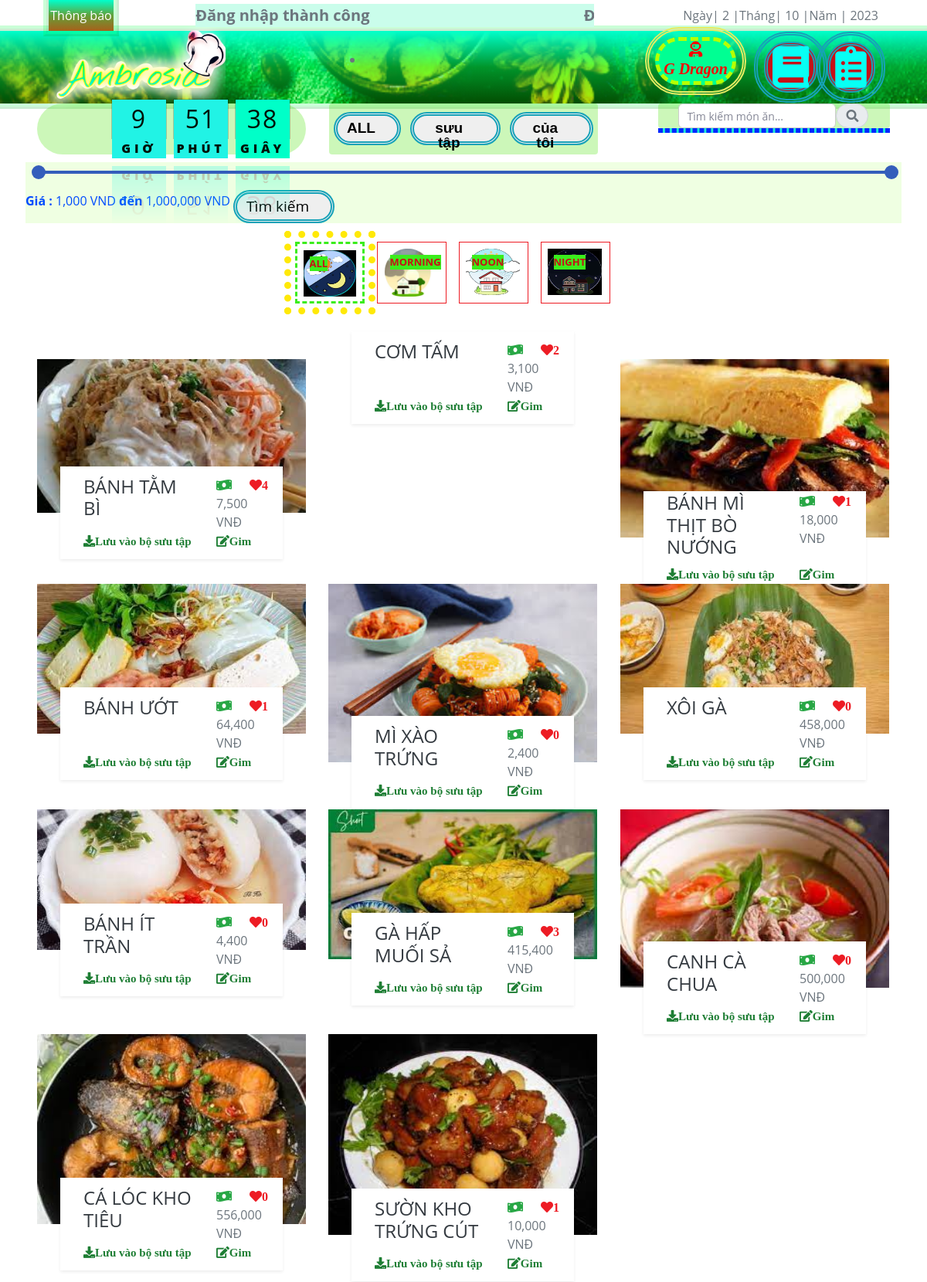
The page /?act=taikhoan (signed in) on the database its author committed.
### tables this page shows
CREATE TABLE `sanpham` (
  `MaSP` int(11) NOT NULL,
  `MaDM` int(11) NOT NULL,
  `TenSP` varchar(70) NOT NULL,
  `MoTa` text NOT NULL,
  `CachLam` text NOT NULL,
  `HinhAnh1` varchar(200) NOT NULL,
  `HinhAnh2` varchar(255) DEFAULT NULL,
  `HinhAnh3` varchar(255) DEFAULT NULL,
  `TrangThai` int(11) NOT NULL,
  `ThoiGian` datetime DEFAULT NULL
);

### Controllers/HomeController.php (called while the page is built, shortened)
<?php
require_once("Models/home.php");
class HomeController
{
    var $home_model;
    public function __construct()
    {
       $this->home_model = new Home();
    }
    function list()
    {
        $in="";
        $data_sanpham1 = $this->home_model->sanpham_danhmuc(0,8,1,$in);
        $data_sanpham2 = $this->home_model->sanpham_danhmuc(0,8,2,$in);
        $data_sanpham3 = $this->home_model->sanpham_danhmuc(0,8,3,$in);
        require_once('Views/index.php');
    }
}

### Models/connection.php (called while the page is built, shortened)
<?php
    class connection{
        function __construct()
        {
            $severname ="localhost";
            $username ="root";
            $password ="tin123";
            $db_name ="dacs2";
            $this->conn = new mysqli($severname,$username,$password,$db_name);
        }
    }
?>

### Models/model.php (called while the page is built, shortened)
<?php
require_once("connection.php");
class model
{
    function __construct()
    {
        $conn_obj = new connection();
        $this->conn = $conn_obj->conn;
    }
    function danhmuc()
    {
        $query =  "SELECT * from DanhMuc ";
        require("result.php");
        return $data;
    }
    function sanpham_danhmuc($a, $b, $danhmuc,$in)
    {
        $query =   "SELECT sanpham.*,danhmuc.TenDM, (SELECT(SUM(sanpham_nguyenlieu.Sl_SPNL*nguyenlieu.GiaNL)) FROM sanpham_nguyenlieu INNER JOIN nguyenlieu ON sanpham_nguyenlieu.MaNL=nguyenlieu.MaNL WHERE sanpham.MaSP=sanpham_nguyenlieu.MaSP) AS DonGia , (SELECT COUNT(nguoidung_sanpham.MaSP)  FROM `nguoidung_sanpham`  WHERE  nguoidung_sanpham.TenSP LIKE sanpham.TenSP)  AS tt FROM sanpham INNER JOIN danhmuc ON sanpham.MaDM=danhmuc.MaDM WHERE sanpham.TrangThai = 1  and sanpham.MaDM = $danhmuc $in ORDER BY tt DESC limit $a,$b";
        require("result.php");
        return $data;
    }
}

### Models/result.php (called while the page is built)
<?php
$result = $this->conn->query($query);
$data = array();
while ($row = $result->fetch_assoc()) {
    $data[] = $row;
}
?>

### Views/home/home.php (the view, shortened to what this page needs)
<?php
require_once("header_home.php")
?>
<div class="container-fluid bg-light py-6 px-5">
    <div class="row gx-5">
        <div class="col-12 text-center">
            <div class="d-inline-block bg-dark-radial text-center pt-4 px-5 mb-5">
                <ul class="ul_ds list-inline mb-0" id="portfolio-flters">
                    <li class="li_ds btn btn-ds btn-outline-primary bg-white p-2 active mx-2 mb-4" data-filter="*">
                        <img id="ds" src="public/img/danh_sach/all.jpg">
                        <div class="position-absolute top-0 start-0 end-0 bottom-0 m-2 d-flex align-items-center justify-content-center" style="background: rgba(4, 15, 40, .3);">
                            <p class="text-ds text-uppercase m-0">ALL</p>
                        </div>
                    </li>
                    <li class="li_ds btn btn-ds btn-outline-primary bg-white p-2 mx-2 mb-4" data-filter=".morning">
                        <img src="public/img/danh_sach/sang.jpg">
                        <div class="position-absolute top-0 start-0 end-0 bottom-0 m-2 d-flex align-items-center justify-content-center" style="background: rgba(4, 15, 40, .3);">
                            <p class="text-ds text-uppercase m-0">MORNING</p>
                        </div>
                    </li>
                    <li class="li_ds btn btn-ds btn-outline-primary bg-white p-2 mx-2 mb-4" data-filter=".noon">
                        <img id="ds" src="public/img/danh_sach/trua.jpg">
                        <div class="position-absolute top-0 start-0 end-0 bottom-0 m-2 d-flex align-items-center justify-content-center" style="background: rgba(4, 15, 40, .3);">
                            <p class="text-ds text-uppercase m-0">NOON</p>
                        </div>
                    </li>
                    <li class="li_ds btn btn-ds btn-outline-primary bg-white p-2 mx-2 mb-4" data-filter=".night">
                        <img id="ds" src="public/img/danh_sach/toi.jpg">
                        <div class="position-absolute top-0 start-0 end-0 bottom-0 m-2 d-flex align-items-center justify-content-center" style="background: rgba(4, 15, 40, .3);">
                            <p class="text-ds text-uppercase m-0">NIGHT</p>
                        </div>
                    </li>
                </ul>
            </div>
        </div>
    </div>
    <div class="row g-5 portfolio-container">
        <?php
            if($data_sanpham1!=NULL){
                for($r=0;$r<1;$r++){
        ?>
        <?php
            for ($i = $r*4; $i < count($data_sanpham1); $i++) {
                ?>
                    <div class="col-xl-4 col-lg-6 col-md-6 portfolio-item morning">
                        <div class="position-relative portfolio-box">
                            <img class="img-fluid w-100" src="public/<?= $data_sanpham1[$i]['HinhAnh1'] ?>" alt="">
                                <div class="portfolio-title shadow-sm">
                                    <div class="row">
                                        <div class="col-sm-8">
                                            <a  href="?mod=detail&act=detail&id=<?= $data_sanpham1[$i]['MaSP'] ?>">
                                                <p class="h4 text-uppercase"><?= $data_sanpham1[$i]['TenSP'] ?></p>
                                        </div>
                                        <div class="col-sm-2">
                                                <span class="text-body"><i class="fas fa-money-bill-wave text-success me-2"></i><?= number_format($data_sanpham1[$i]['DonGia']) ?> VNĐ</span>
                                        </div>
                                        <?php  if(isset($_SESSION['login'])){ ?>
                                        <?php if(isset($_SESSION['pick']) == false || $_SESSION['pick']=="1"){ ?>
                                        <div class="col-sm-1">
                                                <span class="text-body"><i class="fas fa-heart text-primary me-2"><?= number_format($data_sanpham1[$i]['tt']) ?></i></span>
                                        </div>
                                        <?php } ?>
                                        <?php } ?>
                                    </div>
                                    <?php  if(isset($_SESSION['login'])){ ?>
                                        <div class="row">
                                            <div class="col-sm-8">
                                                <?php  if(isset($_SESSION['pick']) and $_SESSION['pick']=="2"){ ?>
                                                    <a href="?mod=home&act=delete_ND_SP&MaQuyen=2&MaSP_dow=<?= $data_sanpham1[$i]['MaSP'] ?>" class="dow " ><i class='fas fa-minus'>Xóa của tôi</i></a>
                                                    <a href="?mod=nguoidung&act=nguoidung_sp_nl&MaQuyen=2&MaSP_dow=<?= $data_sanpham1[$i]['MaSP'] ?>" class="dow " ><i class='far fa-plus-square'>Thêm nguyên liệu</i></a>
                                                    <a href="?mod=detail&act=nguoidung_edit_sp&id=<?= $data_sanpham1[$i]['MaSP'] ?>" type="button" class="dow "><i class='fas fa-sliders-h'>Sửa</i></a>
                                                <?php }  elseif (isset($_SESSION['pick']) and $_SESSION['pick']=="1"){ ?>
                                                    <a href="?mod=home&act=delete_ND_SP&MaQuyen=1&MaSP_dow=<?= $data_sanpham1[$i]['MaSP'] ?>" class="dow " ><i class='fas fa-minus'>Xóa sưu tập</i></a>
                                                    <?php } else { ?>
                                                    <a href="?mod=home&act=dow_SP&MaSP_dow=<?= $data_sanpham1[$i]['MaSP'] ?>" class="dow" ><i class='fas fa-download'>Lưu vào bộ sưu tập</i></a>
                                                <?php }  ?>
                                            </div>
                                            <div class="col-sm-4">
                                                <a href="?mod=home&act=gim_SP&MaSP_gim=<?= $data_sanpham1[$i]['MaSP'] ?>" class="dow " ><i class='fas fa-edit'>Gim</i></a>
                                            </div>
                                        </div>
                                    <?php } ?>
                                </div>
                        </div>
                    </div>
        <?php }?>
        <?php
            }
        }?>
        <?php
            if($data_sanpham2!=NULL){
                for($r=0;$r<1;$r++){
        ?>
        <?php
            for ($i = $r*4;$i < count($data_sanpham2); $i++) {
                ?>
                    <div class="col-xl-4 col-lg-6 col-md-6 portfolio-item noon" >
                        <div class="position-relative portfolio-box">
                            <img class="img-fluid w-100" src="public/<?= $data_sanpham2[$i]['HinhAnh1'] ?>" alt="">
                            <div class="portfolio-title shadow-sm">
                                <div class="row">
                                    <div class="col-sm-8">
                                        <a  href="?mod=detail&act=detail&id=<?= $data_sanpham2[$i]['MaSP'] ?>">
                                            <p class="h4 text-uppercase"><?= $data_sanpham2[$i]['TenSP'] ?></p>
                                    </div>
                                    <div class="col-sm-2">
                                            <span class="text-body"><i class="fas fa-money-bill-wave text-success me-2"></i><?= number_format($data_sanpham2[$i]['DonGia']) ?> VNĐ</span>
                                    </div>
                                    <?php  if(isset($_SESSION['login'])){ ?>
                                    <?php if(isset($_SESSION['pick']) == false || $_SESSION['pick']=="1"){ ?>
                                    <div class="col-sm-1">
                                            <span class="text-body"><i class="fas fa-heart text-primary me-2"><?= number_format($data_sanpham2[$i]['tt']) ?> </i></span>
                                    </div>
                                    <?php } ?>
                                    <?php } ?>
                                </div>
                                <?php  if(isset($_SESSION['login'])){ ?>
                                    <div class="row">
                                        <div class="col-sm-8">
                                            <?php  if(isset($_SESSION['pick']) and $_SESSION['pick']=="2"){ ?>
                                                <a href="?mod=home&act=delete_ND_SP&MaQuyen=2&MaSP_dow=<?= $data_sanpham2[$i]['MaSP'] ?>" class="dow " ><i class='fas fa-minus'>Xóa của tôi</i></a>
                                                <a href="?mod=nguoidung&act=nguoidung_sp_nl&MaQuyen=2&MaSP_dow=<?= $data_sanpham2[$i]['MaSP'] ?>" class="dow " ><i class='far fa-plus-square'>Thêm nguyên liệu</i></a>
                                                <a href="?mod=detail&act=nguoidung_edit_sp&id=<?= $data_sanpham2[$i]['MaSP'] ?>" type="button" class="dow "><i class='fas fa-sliders-h'>Sửa</i></a>
                                            <?php }  elseif (isset($_SESSION['pick']) and $_SESSION['pick']=="1"){ ?>
                                                <a href="?mod=home&act=delete_ND_SP&MaQuyen=1&MaSP_dow=<?= $data_sanpham2[$i]['MaSP'] ?>" class="dow " ><i class='fas fa-minus'>Xóa sưu tập</i></a>
                                                <?php } else { ?>
                                                <a href="?mod=home&act=dow_SP&MaSP_dow=<?= $data_sanpham2[$i]['MaSP'] ?>" class="dow" ><i class='fas fa-download'>Lưu vào bộ sưu tập</i></a>
                                            <?php }  ?>
                                        </div>
                                        <div class="col-sm-4">
                                            <a href="?mod=home&act=gim_SP&MaSP_gim=<?= $data_sanpham2[$i]['MaSP'] ?>" class="dow " ><i class='fas fa-edit'>Gim</i></a>
                                        </div>
                                    </div>
                                <?php } ?>
                            </div>
                        </div>
                    </div>
        <?php }?>
        <?php
            }
        }?>
        <?php
            if($data_sanpham3!=NULL){
                for($r=0;$r<1;$r++){
        ?>
        <?php
            for ($i = $r*4;$i < count($data_sanpham3); $i++) {
                ?>
                    <div class="col-xl-4 col-lg-6 col-md-6 portfolio-item night" >
                        <div class="position-relative portfolio-box">
                            <img class="img-fluid w-100" src="public/<?= $data_sanpham3[$i]['HinhAnh1'] ?>" alt="">
                            <div class="portfolio-title shadow-sm">
                                <div class="row">
                                    <div class="col-sm-8">
                                        <a  href="?mod=detail&act=detail&id=<?= $data_sanpham3[$i]['MaSP'] ?>">
                                            <p class="h4 text-uppercase"><?= $data_sanpham3[$i]['TenSP'] ?></p>
                                    </div>
                                    <div class="col-sm-2">
                                            <span class="text-body"><i class="fas fa-money-bill-wave text-success me-2"></i><?= number_format($data_sanpham3[$i]['DonGia']) ?> VNĐ</span>
                                    </div>
                                    <?php  if(isset($_SESSION['login'])){ ?>
                                    <?php if(isset($_SESSION['pick']) == false || $_SESSION['pick']=="1"){ ?>
                                    <div class="col-sm-1">
                                            <span class="text-body"><i class="fas fa-heart text-primary me-2"><?= number_format($data_sanpham3[$i]['tt']) ?></i> </span>
                                    </div>
                                    <?php } ?>
                                    <?php } ?>
                                </div>
                                <?php  if(isset($_SESSION['login'])){ ?>
                                    <div class="row">
                                        <div class="col-sm-8">
                                            <?php  if(isset($_SESSION['pick']) and $_SESSION['pick']=="2"){ ?>
                                                <a href="?mod=home&act=delete_ND_SP&MaQuyen=2&MaSP_dow=<?= $data_sanpham3[$i]['MaSP'] ?>" class="dow " ><i class='fas fa-minus'>Xóa của tôi</i></a>
                                                <a href="?mod=nguoidung&act=nguoidung_sp_nl&MaQuyen=2&MaSP_dow=<?= $data_sanpham3[$i]['MaSP'] ?>" class="dow " ><i class='far fa-plus-square'>Thêm nguyên liệu</i></a>
                                                <a href="?mod=detail&act=nguoidung_edit_sp&id=<?= $data_sanpham3[$i]['MaSP'] ?>" type="button" class="dow "><i class='fas fa-sliders-h'>Sửa</i></a>
                                            <?php }  elseif (isset($_SESSION['pick']) and $_SESSION['pick']=="1"){ ?>
                                                <a href="?mod=home&act=delete_ND_SP&MaQuyen=1&MaSP_dow=<?= $data_sanpham3[$i]['MaSP'] ?>" class="dow " ><i class='fas fa-minus'>Xóa sưu tập</i></a>
                                                <?php } else { ?>
                                                <a href="?mod=home&act=dow_SP&MaSP_dow=<?= $data_sanpham3[$i]['MaSP'] ?>" class="dow" ><i class='fas fa-download'>Lưu vào bộ sưu tập</i></a>
                                            <?php }  ?>
                                        </div>
                                        <div class="col-sm-4">
                                            <a href="?mod=home&act=gim_SP&MaSP_gim=<?= $data_sanpham3[$i]['MaSP'] ?>" class="dow " ><i class='fas fa-edit'>Gim</i></a>
                                        </div>
                                    </div>
                                <?php } ?>
                            </div>
                        </div>
                    </div>
        <?php }?>
        <?php
            }
        }?>
    </div>
</div>
<?php
require_once("Views/header_footer/footer.php")
?>

### rows shown on the page
sanpham: HinhAnh1 (picture), TenSP "BÁNH TẰM BÌ", DonGia "7,500", tt "4"
sanpham: TenSP "CƠM TẤM", DonGia "3,100", tt "2"
sanpham: HinhAnh1 (picture), TenSP "BÁNH MÌ THỊT BÒ NƯỚNG", DonGia "18,000", tt "1"
sanpham: HinhAnh1 (picture), TenSP "BÁNH ƯỚT", DonGia "64,400", tt "1"
sanpham: HinhAnh1 (picture), TenSP "MÌ XÀO TRỨNG", DonGia "2,400", tt "0"
sanpham: HinhAnh1 (picture), TenSP "XÔI GÀ", DonGia "458,000", tt "0"
sanpham: HinhAnh1 (picture), TenSP "BÁNH ÍT TRẦN", DonGia "4,400", tt "0"
sanpham: HinhAnh1 (picture), TenSP "GÀ HẤP MUỐI SẢ", DonGia "415,400", tt "3"
sanpham: HinhAnh1 (picture), TenSP "CANH CÀ CHUA", DonGia "500,000", tt "0"
sanpham: HinhAnh1 (picture), TenSP "CÁ LÓC KHO TIÊU", DonGia "556,000", tt "0"
sanpham: HinhAnh1 (picture), TenSP "SƯỜN KHO TRỨNG CÚT", DonGia "10,000", tt "1"

### other values the page prints
$_COOKIE['msg'] "Đăng nhập thành công"
$_SESSION['login']['Ho'] "G"
$_SESSION['login']['Ten'] "Dragon"
